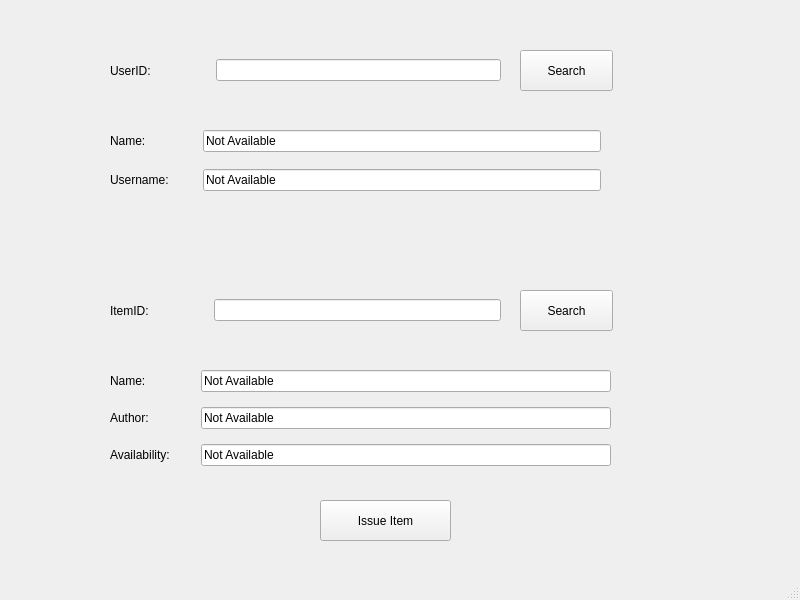
<?xml version="1.0" encoding="UTF-8"?>
<ui version="4.0">
 <class>IssueItem</class>
 <widget class="QMainWindow" name="IssueItem">
  <property name="geometry">
   <rect>
    <x>0</x>
    <y>0</y>
    <width>800</width>
    <height>600</height>
   </rect>
  </property>
  <property name="windowTitle">
   <string>MainWindow</string>
  </property>
  <widget class="QWidget" name="centralwidget">
   <widget class="QWidget" name="horizontalLayoutWidget">
    <property name="geometry">
     <rect>
      <x>110</x>
      <y>30</y>
      <width>391</width>
      <height>81</height>
     </rect>
    </property>
    <layout class="QHBoxLayout" name="horizontalLayout">
     <property name="spacing">
      <number>65</number>
     </property>
     <item>
      <widget class="QLabel" name="label">
       <property name="styleSheet">
        <string notr="true">font: 12pt &quot;Calibri&quot;;</string>
       </property>
       <property name="text">
        <string>UserID:</string>
       </property>
      </widget>
     </item>
     <item>
      <widget class="QLineEdit" name="userID">
       <property name="styleSheet">
        <string notr="true">font: 10pt &quot;Calibri&quot;;</string>
       </property>
      </widget>
     </item>
    </layout>
   </widget>
   <widget class="QPushButton" name="userID_search_button">
    <property name="geometry">
     <rect>
      <x>520</x>
      <y>50</y>
      <width>93</width>
      <height>41</height>
     </rect>
    </property>
    <property name="styleSheet">
     <string notr="true">font: 10pt &quot;Calibri&quot;;</string>
    </property>
    <property name="text">
     <string>Search</string>
    </property>
   </widget>
   <widget class="QWidget" name="formLayoutWidget">
    <property name="geometry">
     <rect>
      <x>110</x>
      <y>130</y>
      <width>491</width>
      <height>104</height>
     </rect>
    </property>
    <layout class="QFormLayout" name="formLayout">
     <property name="horizontalSpacing">
      <number>34</number>
     </property>
     <property name="verticalSpacing">
      <number>17</number>
     </property>
     <item row="0" column="0">
      <widget class="QLabel" name="label_2">
       <property name="styleSheet">
        <string notr="true">font: 12pt &quot;Calibri&quot;;</string>
       </property>
       <property name="text">
        <string>Name:</string>
       </property>
      </widget>
     </item>
     <item row="1" column="0">
      <widget class="QLabel" name="label_4">
       <property name="styleSheet">
        <string notr="true">font: 12pt &quot;Calibri&quot;;</string>
       </property>
       <property name="text">
        <string>Username:</string>
       </property>
      </widget>
     </item>
     <item row="0" column="1">
      <widget class="QLineEdit" name="UNameLabel">
       <property name="styleSheet">
        <string notr="true">font: 10pt &quot;Calibri&quot;;</string>
       </property>
       <property name="text">
        <string>Not Available</string>
       </property>
       <property name="readOnly">
        <bool>true</bool>
       </property>
      </widget>
     </item>
     <item row="1" column="1">
      <widget class="QLineEdit" name="UUNameLabel">
       <property name="styleSheet">
        <string notr="true">font: 10pt &quot;Calibri&quot;;</string>
       </property>
       <property name="text">
        <string>Not Available</string>
       </property>
       <property name="readOnly">
        <bool>true</bool>
       </property>
      </widget>
     </item>
    </layout>
   </widget>
   <widget class="QWidget" name="horizontalLayoutWidget_2">
    <property name="geometry">
     <rect>
      <x>110</x>
      <y>270</y>
      <width>391</width>
      <height>81</height>
     </rect>
    </property>
    <layout class="QHBoxLayout" name="horizontalLayout_2">
     <property name="spacing">
      <number>65</number>
     </property>
     <item>
      <widget class="QLabel" name="label_6">
       <property name="styleSheet">
        <string notr="true">font: 12pt &quot;Calibri&quot;;</string>
       </property>
       <property name="text">
        <string>ItemID:</string>
       </property>
      </widget>
     </item>
     <item>
      <widget class="QLineEdit" name="itemID">
       <property name="styleSheet">
        <string notr="true">font: 10pt &quot;Calibri&quot;;</string>
       </property>
      </widget>
     </item>
    </layout>
   </widget>
   <widget class="QWidget" name="formLayoutWidget_2">
    <property name="geometry">
     <rect>
      <x>110</x>
      <y>370</y>
      <width>501</width>
      <height>167</height>
     </rect>
    </property>
    <layout class="QFormLayout" name="formLayout_3">
     <property name="horizontalSpacing">
      <number>31</number>
     </property>
     <property name="verticalSpacing">
      <number>15</number>
     </property>
     <item row="0" column="0">
      <widget class="QLabel" name="label_11">
       <property name="styleSheet">
        <string notr="true">font: 12pt &quot;Calibri&quot;;</string>
       </property>
       <property name="text">
        <string>Name:</string>
       </property>
      </widget>
     </item>
     <item row="1" column="0">
      <widget class="QLabel" name="ExtraLabel">
       <property name="styleSheet">
        <string notr="true">font: 12pt &quot;Calibri&quot;;</string>
       </property>
       <property name="text">
        <string>Author:</string>
       </property>
      </widget>
     </item>
     <item row="2" column="0">
      <widget class="QLabel" name="label_15">
       <property name="styleSheet">
        <string notr="true">font: 12pt &quot;Calibri&quot;;</string>
       </property>
       <property name="text">
        <string>Availability:</string>
       </property>
      </widget>
     </item>
     <item row="0" column="1">
      <widget class="QLineEdit" name="INameLabel">
       <property name="styleSheet">
        <string notr="true">font: 10pt &quot;Calibri&quot;;</string>
       </property>
       <property name="text">
        <string>Not Available</string>
       </property>
       <property name="readOnly">
        <bool>true</bool>
       </property>
      </widget>
     </item>
     <item row="1" column="1">
      <widget class="QLineEdit" name="IExtraLabel">
       <property name="styleSheet">
        <string notr="true">font: 10pt &quot;Calibri&quot;;</string>
       </property>
       <property name="text">
        <string>Not Available</string>
       </property>
       <property name="readOnly">
        <bool>true</bool>
       </property>
      </widget>
     </item>
     <item row="2" column="1">
      <widget class="QLineEdit" name="IAvailabilityLabel">
       <property name="layoutDirection">
        <enum>Qt::LeftToRight</enum>
       </property>
       <property name="styleSheet">
        <string notr="true">font: 10pt &quot;Calibri&quot;;</string>
       </property>
       <property name="text">
        <string>Not Available</string>
       </property>
       <property name="readOnly">
        <bool>true</bool>
       </property>
      </widget>
     </item>
    </layout>
   </widget>
   <widget class="QPushButton" name="itemID_search_button">
    <property name="geometry">
     <rect>
      <x>520</x>
      <y>290</y>
      <width>93</width>
      <height>41</height>
     </rect>
    </property>
    <property name="styleSheet">
     <string notr="true">font: 10pt &quot;Calibri&quot;;</string>
    </property>
    <property name="text">
     <string>Search</string>
    </property>
   </widget>
   <widget class="QPushButton" name="issue_button">
    <property name="geometry">
     <rect>
      <x>320</x>
      <y>500</y>
      <width>131</width>
      <height>41</height>
     </rect>
    </property>
    <property name="styleSheet">
     <string notr="true">font: 10pt &quot;Calibri&quot;;</string>
    </property>
    <property name="text">
     <string>Issue Item</string>
    </property>
   </widget>
  </widget>
  <widget class="QMenuBar" name="menubar">
   <property name="geometry">
    <rect>
     <x>0</x>
     <y>0</y>
     <width>800</width>
     <height>26</height>
    </rect>
   </property>
  </widget>
  <widget class="QStatusBar" name="statusbar"/>
 </widget>
 <resources/>
 <connections/>
</ui>
